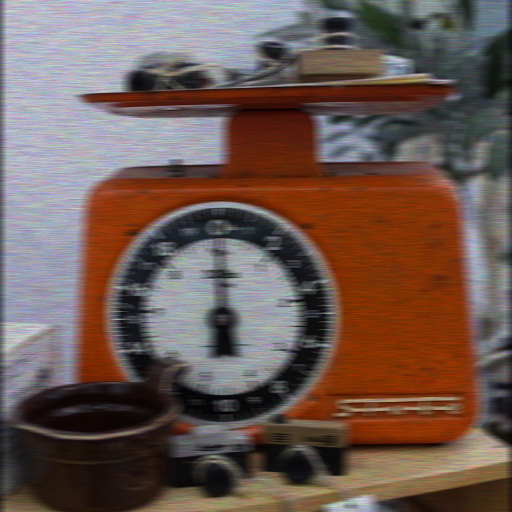
#> input picture img/img1.tif, 512 x 512 px, found by its file name
$ python version_8.py
#> lines starting #> are read from the running program, lines starting #| are printed output that depends on the picture
import cv2
import numpy as np
import matplotlib.pyplot as plt
from scipy.signal import wiener
import os

# 1. 準備輸入圖片 (使用 Wiener 濾波後的結果，如果沒有就現場重算)
save_dir = './img_results'
if not os.path.exists(save_dir):
    os.makedirs(save_dir)

# 讀取原圖並重做一次 Wiener 作為基底
img_path = './img/img1.tif'
if not os.path.exists(img_path) and os.path.exists('圖片.jpg'):
    img_path = '圖片.jpg'

img = cv2.imread(img_path, cv2.IMREAD_GRAYSCALE)
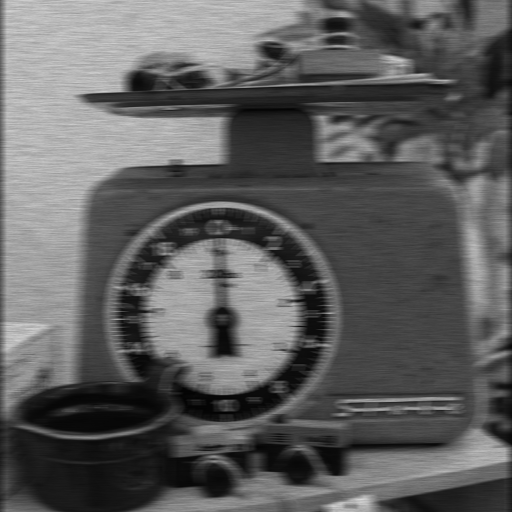
#> img: shape (512, 512); min 3, max 217, mean 95.1
img_wiener = wiener(img.astype(np.float64), (5, 5))
img_wiener = np.clip(img_wiener, 0, 255).astype(np.uint8)

# ==========================================
# 方法 A: 增強對比度 (CLAHE)
# ==========================================
# clipLimit: 對比限制閾值，越大對比越強 (通常 2.0-4.0)
# tileGridSize: 切塊大小 (通常 8x8)
clahe = cv2.createCLAHE(clipLimit=2.0, tileGridSize=(8, 8))
img_clahe = clahe.apply(img_wiener)
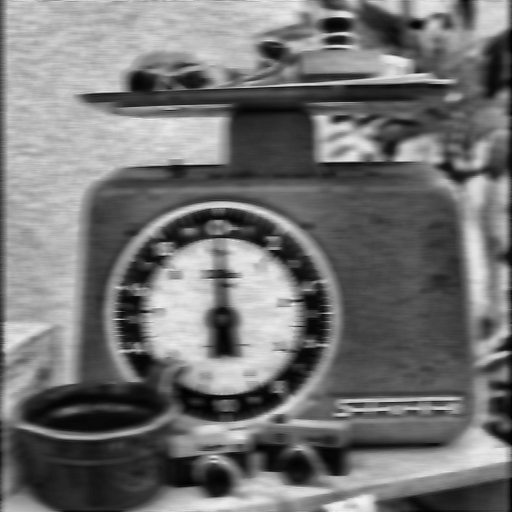
#> img_clahe: shape (512, 512); min 2, max 242, mean 115.5
cv2.imwrite(f'{save_dir}/advanced_1_clahe.jpg', img_clahe)

# ==========================================
# 方法 B: 銳利化 (Unsharp Masking)
# ==========================================
# 原理: 原始圖 + (原始圖 - 模糊圖) * amount
gaussian = cv2.GaussianBlur(img_wiener, (9, 9), 10.0)
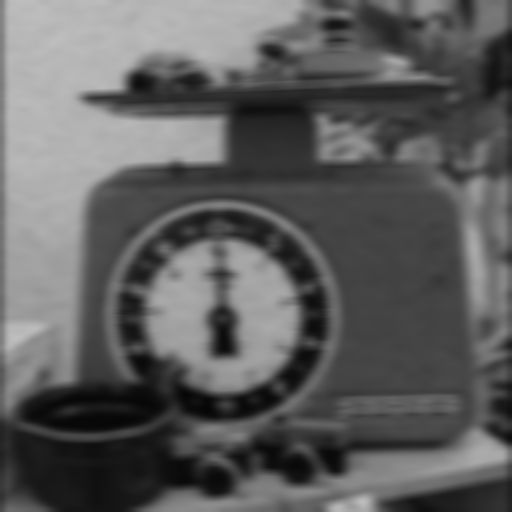
#> gaussian: shape (512, 512); min 6, max 190, mean 94.6
img_sharp = cv2.addWeighted(img_wiener, 1.5, gaussian, -0.5, 0, img_wiener)
cv2.imwrite(f'{save_dir}/advanced_2_sharpened.jpg', img_sharp)

# ==========================================
# 方法 C: 非局部均值去噪 (Non-local Means) - 慢但強大
# ==========================================
# h: 決定過濾強度，越大去噪越強但細節越少 (通常 10-30)
# templateWindowSize: 尋找相似像素的窗口大小 (7)
# searchWindowSize: 搜索範圍 (21)
img_nlm = cv2.fastNlMeansDenoising(img, None, h=30, templateWindowSize=7, searchWindowSize=21)
cv2.imwrite(f'{save_dir}/advanced_3_nlm.jpg', img_nlm)

# ==========================================
# 顯示比較結果
# ==========================================
plt.figure(figsize=(12, 10))

# 1. Wiener (原本的最佳)
plt.subplot(2, 2, 1)
plt.imshow(img_wiener, cmap='gray')
plt.title('Base: Wiener Filter')
plt.axis('off')

# 2. CLAHE (增強對比)
plt.subplot(2, 2, 2)
plt.imshow(img_clahe, cmap='gray')
plt.title('A. CLAHE (Contrast)')
plt.axis('off')

# 3. Sharpened (銳利化)
plt.subplot(2, 2, 3)
plt.imshow(img_sharp, cmap='gray')
plt.title('B. Sharpening')
plt.axis('off')

# 4. Non-local Means (更強的去噪)
plt.subplot(2, 2, 4)
plt.imshow(img_nlm, cmap='gray')
plt.title('C. Non-local Means (Denoise)')
plt.axis('off')

plt.tight_layout()
plt.show()
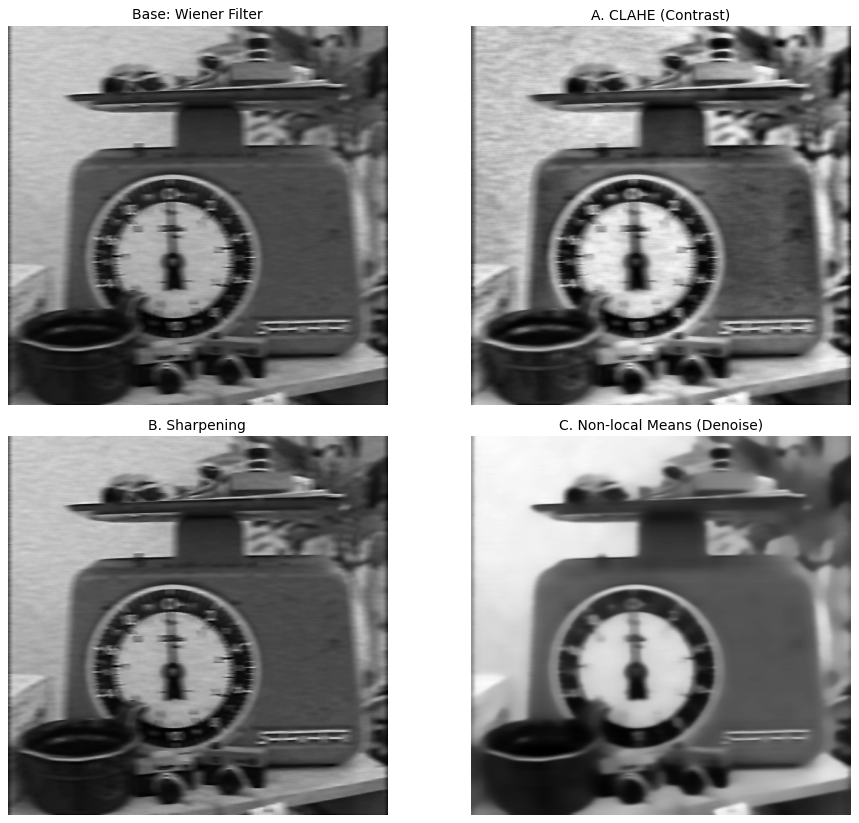
#> figure drawn by matplotlib, 4 panels

print("進階處理完成！圖片已儲存至 img_results 資料夾。")

$ run again, with img/engineer.tif copied over img/img1.tif
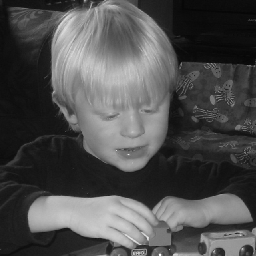
#> input picture img/engineer.tif, 256 x 256 px, found by its file name
#> img is the input picture: shape (256, 256); min 6, max 252, mean 78.5
#> `img_clahe = clahe.apply(img_wiener)`:
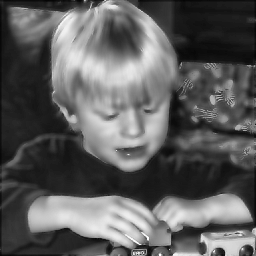
#> img_clahe: shape (256, 256); min 5, max 254, mean 93.3
#> `plt.show()`:
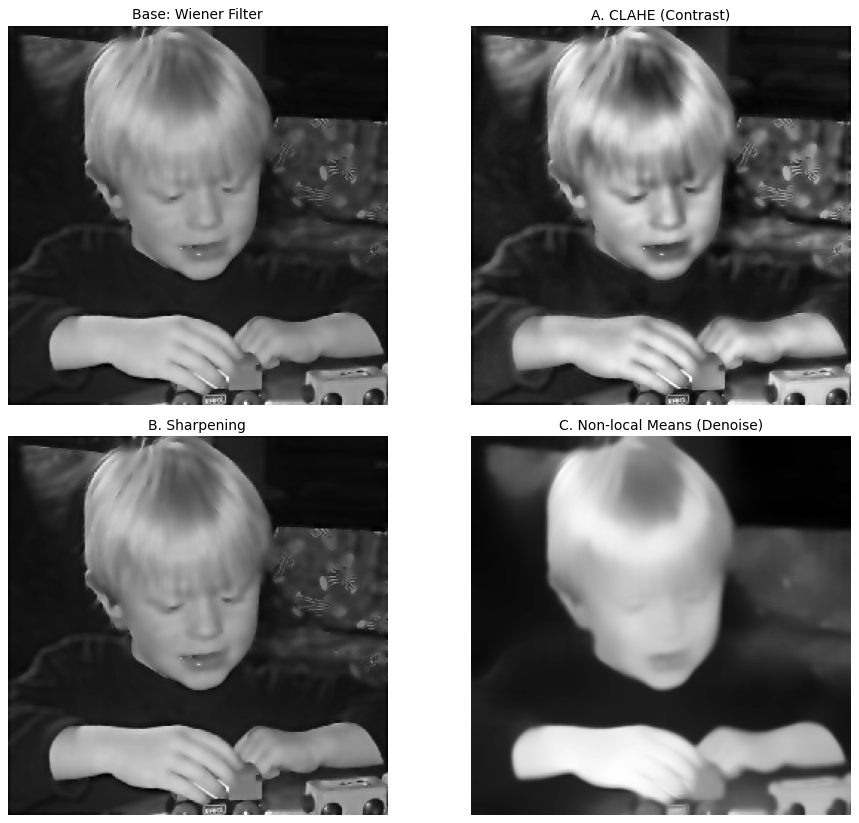
#> figure drawn by matplotlib, 4 panels

$ run again, with img/im1.tif copied over img/img1.tif
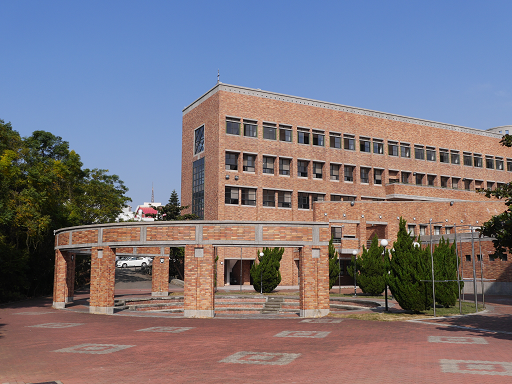
#> input picture img/im1.tif, 512 x 384 px, found by its file name
#> `img_clahe = clahe.apply(img_wiener)`:
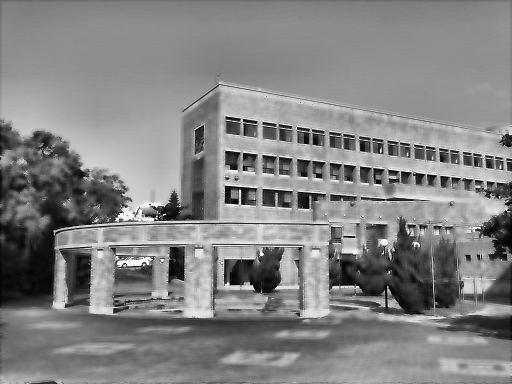
#> img_clahe: shape (384, 512); min 2, max 254, mean 131.4
#> `img_nlm = cv2.fastNlMeansDenoising(img, None, h=30, templateWindowSize..`:
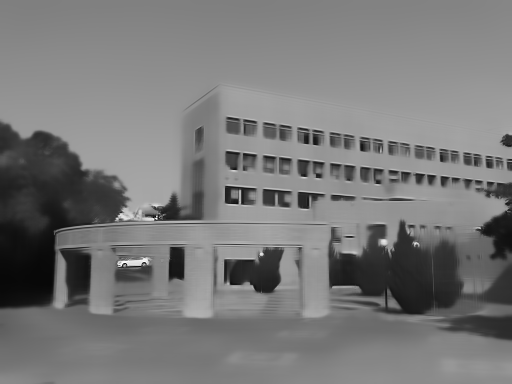
#> img_nlm: shape (384, 512); min 3, max 255, mean 120.6
